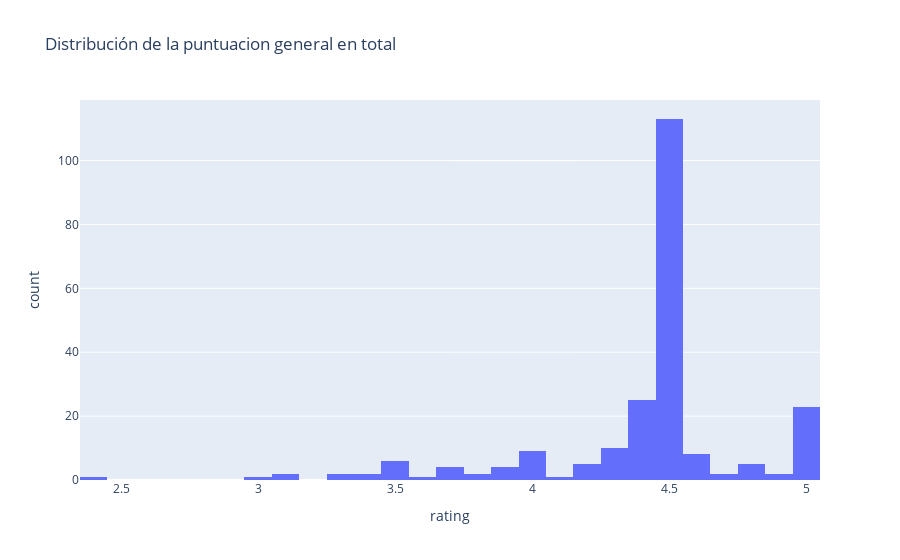

Notebook code cell kept with this figure:
### Markdown cell above
Observemos que la tendencia de la puntuacion en general radica sobre los 4.5 de puntuacion, teniendo asi que al menos en la habana los locales tienen tendencia a ser buenos, o al menos a gustarle a los clientes.

### Code cell
px.histogram(df, x='rating', title='Distribución de la puntuacion general en total')

### Figure 1 — Plotly figure (JSON) as saved in the notebook; plotly's stock layout.template omitted (floating-point values rounded to 4 significant figures; data arrays with more than 128 entries replaced by an {"elided": "..."} marker saying what was removed)
{"data": [{"alignmentgroup": "True", "bingroup": "x", "hovertemplate": "rating=%{x}<br>count=%{y}<extra></extra>", "legendgroup": "", "marker": {"color": "#636efa", "pattern": {"shape": ""}}, "name": "", "offsetgroup": "", "orientation": "v", "showlegend": false, "type": "histogram", "x": {"elided": "228 float values"}, "xaxis": "x", "yaxis": "y"}], "layout": {"barmode": "relative", "legend": {"tracegroupgap": 0}, "title": {"text": "Distribución de la puntuacion general en total"}, "xaxis": {"anchor": "y", "domain": [0, 1], "title": {"text": "rating"}}, "yaxis": {"anchor": "x", "domain": [0, 1], "title": {"text": "count"}}}}
